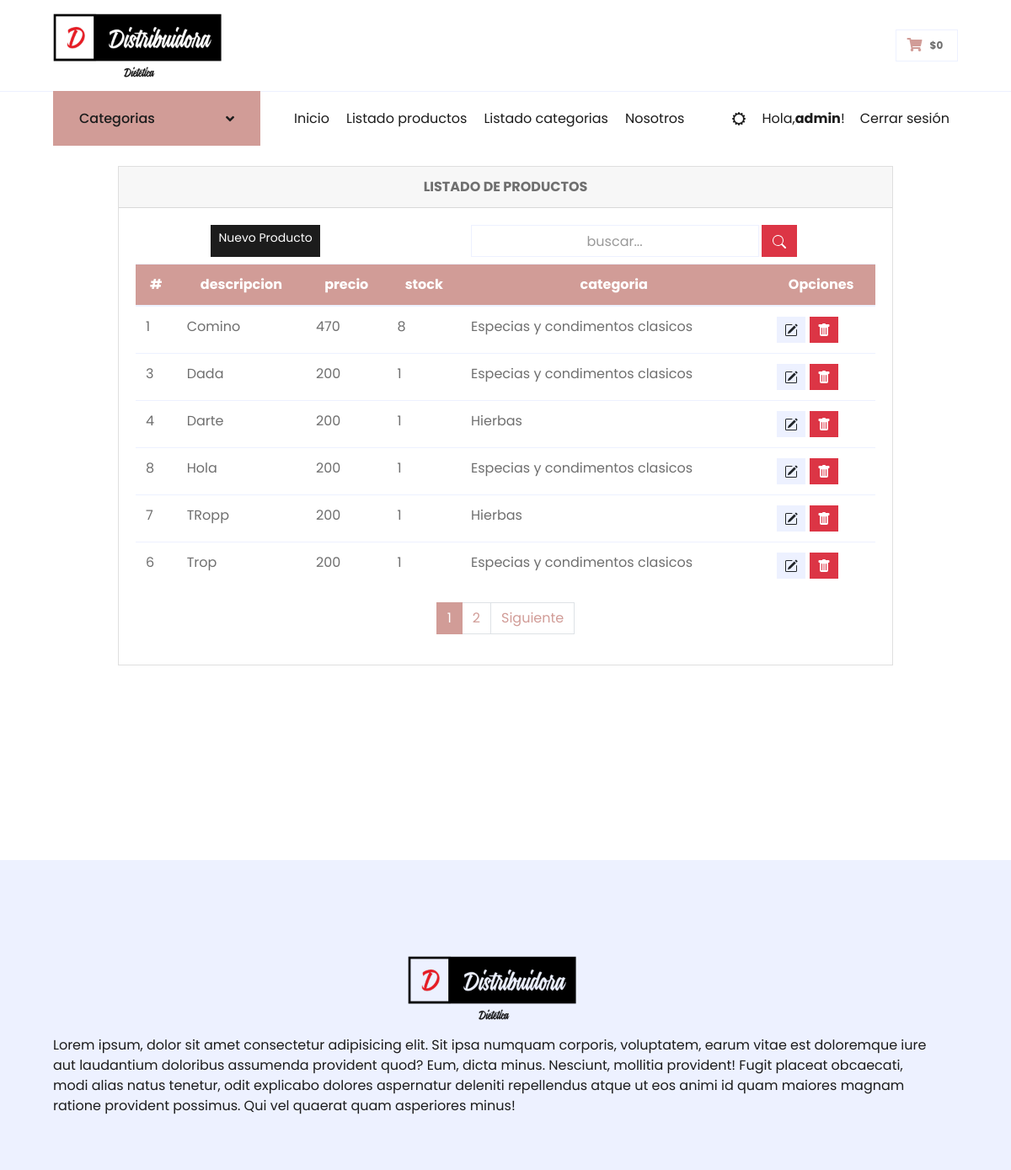
Page /distribuidorapp/listarproductos/ (signed in) on the earlier database version.
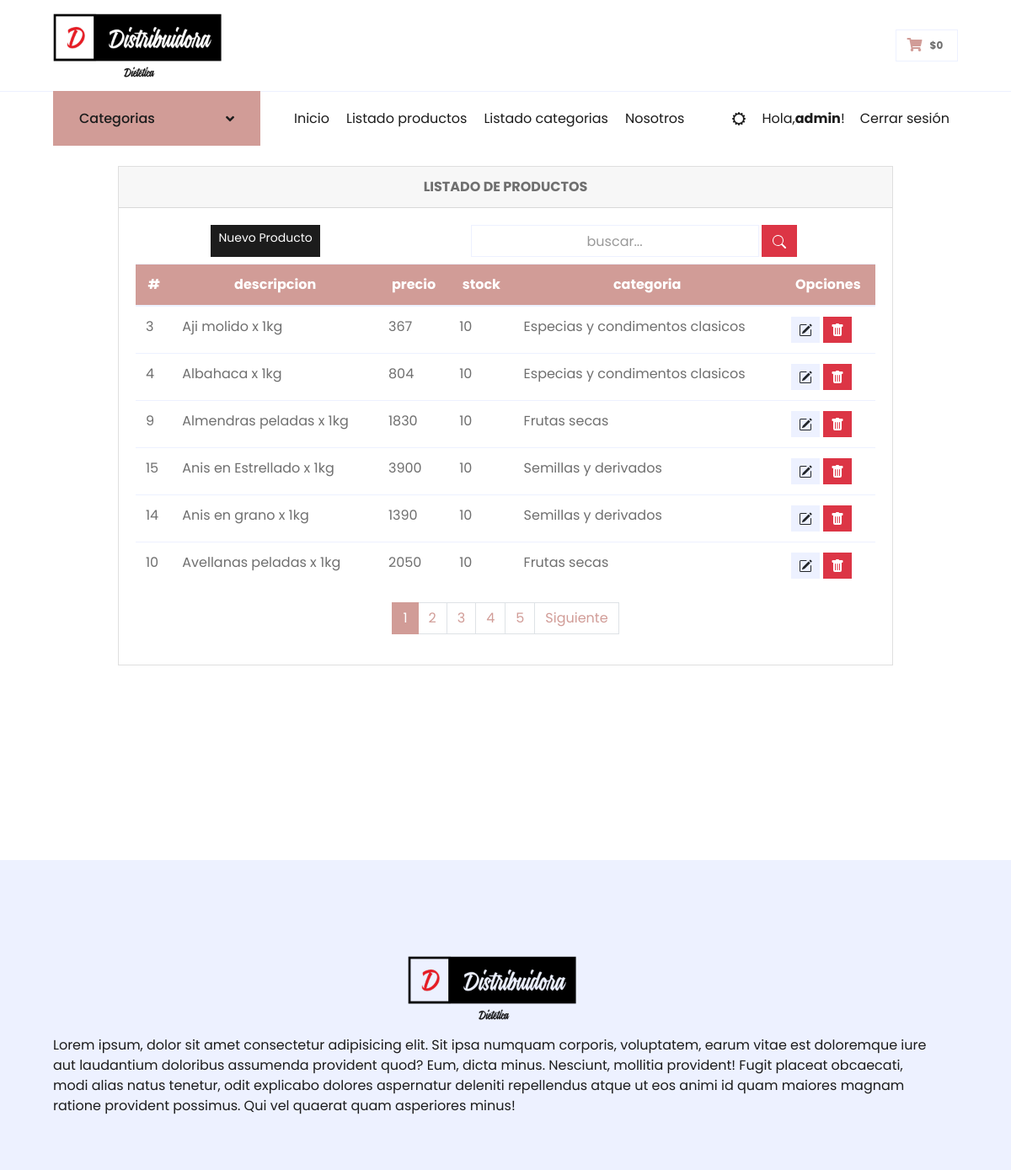
Same page on the later database version.
### DistribuidoraApp/models.py (models this page shows, shortened)
class Productos(models.Model):
    nombre = models.CharField(max_length=100)
    imagen = models.ImageField(upload_to='imgproductos/%Y/%m/%d', blank=True)
    descripcion = models.CharField(max_length=500)
    precio = models.IntegerField()
    stock = models.IntegerField(null=True, default=0)
    categoria = models.ForeignKey(Categorias, on_delete=models.PROTECT)
    oferta = models.BooleanField(default=False)
    class Meta:
        db_table = 'productos'
        verbose_name = 'Producto'
        verbose_name_plural = 'Productos'
        ordering = ['id']

class Categorias(models.Model):
    nombre = models.CharField(max_length=100)
    def __str__(self):
        return self.nombre
    class Meta:
        db_table = "categorias"
        verbose_name = 'Categoria'
        verbose_name_plural = 'Categorias'
        ordering = ['id']

### DistribuidoraApp/views.py (the view)
# urls.py: path('listarproductos/', listarProductos, name='listarproductos'),
@login_required(login_url='/login')
def listarProductos(request):
    busqueda = request.POST.get("buscador")
    lista_productos = Productos.objects.order_by('nombre')
    page = request.GET.get('page', 1)
    if busqueda:
        lista_productos = Productos.objects.filter(
            Q(nombre__icontains = busqueda) |
            Q(descripcion__icontains = busqueda)
        ).distinct()
    try:
        paginator = Paginator(lista_productos, 6)
        lista_productos = paginator.page(page)
    except:
        raise Http404
    data = {'entity': lista_productos,
            'title': 'LISTADO DE PRODUCTOS',
            'paginator': paginator
            }
    return render(request, 'DistribuidoraApp/listar-productos.html', data)

### DistribuidoraApp/context_processors.py (called while the page is built)
def extras(request):
	lista_categorias = Categorias.objects.all().order_by('nombre')
	return {'categorias':lista_categorias}

def importe_total_carro(request):
	total=0
	if request.user.is_authenticated:
		if "carro" in request.session:
			for key, value in request.session["carro"].items():
				total= total + int(value["precio"])
	return {"importe_total_carro":total}

### DistribuidoraApp/templates/DistribuidoraApp/listar-productos.html (shortened to what this page needs)
{% extends 'DistribuidoraApp/base.html' %}
{% load static %}
{% block contenidoPagina %}
<div class="min-vh-100 d-flex flex-colum py-4">
    <div class="container">
        <div class="row justify-content-center">
            <div class="col-lg-10 col-md-6 col-sm-4 animate__animated animate__backInRight animate__delay-0.4s">
                <div class="card">
                    <div class="card-header text-center font-weight-bold">
                        {{ title }}
                    </div>
                    <div class="card-body table-responsive align-items-center">
                        <div class="d-flex mb-2">
                            <a href="{% url 'addproducto' %}" class="d-flex inline-block mx-auto btn btn-dark btn-sm" type="submit">
                                Nuevo Producto
                            </a>
                            <form class="d-flex mx-auto d-sm-inlne-block form-inline" method="POST" action="">
                                <div class="input-group">
                                    <input type="text" class="form-control bg-light border-1 small text-center" name="buscador" placeholder="buscar..." value="{{ request.POST.buscador }}">
                                    <div class="input-group-append">
                                        <button class="btn btn-danger mx-1" type="submit">
                                            </button>
                                    </div>
                                </div>
                            </form>
                        </div>
                        <table class="table table-condensed">
                            <thead class="bg-primary text-center text-white">
                                <tr>
                                    <th scope="col">#</th>
                                    <th scope="col">descripcion</th>
                                    <th scope="col">precio</th>
                                    <th scope="col">stock</th>
                                    <th scope="col">categoria</th>
                                    <th colspan="2">Opciones</th>
                                </tr>
                            </thead>
                            <tbody>
                                {% if entity %} {% for producto in entity %}
                                <tr>
                                    <td>{{ producto.id }}</td>
                                    <td>{{ producto.nombre }}</td>
                                    <td>{{ producto.precio }}</td>
                                    <td>{{ producto.stock }}</td>
                                    <td>{{ producto.categoria }}</td>
                                    <td colspan="2">
                                        <a class="btn btn-secondary btn-sm" href="{% url 'editproducto' producto.id %} " type="button"></a>
                                        <a class="btn btn-danger btn-sm" href="{% url 'deleteProducto' producto.id %}" type="button"></a>
                                    </td>
                                </tr>
                                {% endfor %} {% else %}
                                <div class="text-center text-warning">
                                    <h3> No se encontraron Productos!!</h3>
                                </div>
                                {% endif %}
                            </tbody>
                        </table>
                        <div>
                            {% include 'DistribuidoraApp/paginator.html' %}
                        </div>
                    </div>
                </div>
            </div>
        </div>
    </div>
</div>
{% endblock %}

Differences in the rows shown:
no longer on this page (row edited): Productos: id "1", nombre "Comino", precio "470", stock "8", categoria "Especias y condimentos clasicos"
no longer on this page (row edited): Productos: id "8", nombre "Hola", precio "200", stock "1", categoria "Especias y condimentos clasicos"
no longer on this page (row edited): Productos: id "7", nombre "TRopp", precio "200", stock "1", categoria "Hierbas"
no longer on this page (row edited): Productos: id "6", nombre "Trop", precio "200", stock "1", categoria "Especias y condimentos clasicos"
changed Productos id 3: nombre "Dada" → "Aji molido x 1kg"; precio "200" → "367"; stock "1" → "10"
changed Productos id 4: nombre "Darte" → "Albahaca x 1kg"; precio "200" → "804"; stock "1" → "10"; categoria "Hierbas" → "Especias y condimentos clasicos"
added Productos: id "9", nombre "Almendras peladas x 1kg", precio "1830", stock "10", categoria "Frutas secas"
added Productos: id "15", nombre "Anis en Estrellado x 1kg", precio "3900", stock "10", categoria "Semillas y derivados"
added Productos: id "14", nombre "Anis en grano x 1kg", precio "1390", stock "10", categoria "Semillas y derivados"
added Productos: id "10", nombre "Avellanas peladas x 1kg", precio "2050", stock "10", categoria "Frutas secas"
Other differences:
new list line: "3"
new list line: "4"
new list line: "5"
